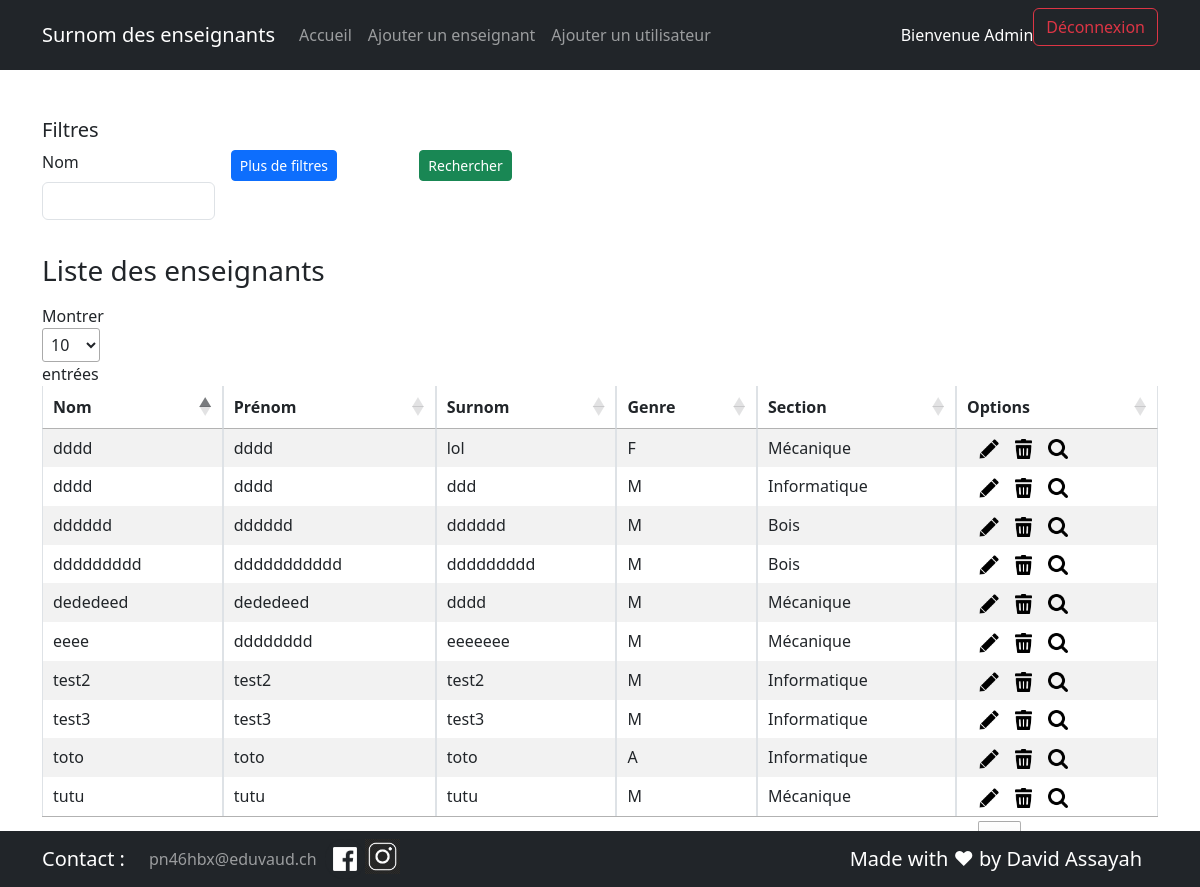
The page / (signed in) on the database its author committed.
### tables this page shows
CREATE TABLE `t_teacher` (
  `idTeacher` int NOT NULL,
  `teaFirstname` varchar(50) NOT NULL,
  `teaName` varchar(50) NOT NULL,
  `teaGender` char(1) NOT NULL,
  `teaNickname` varchar(50) NOT NULL,
  `teaOrigine` text NOT NULL,
  `teaPhoto` varchar(75) NOT NULL,
  `fkSection` int NOT NULL
);

CREATE TABLE `t_section` (
  `idSection` int NOT NULL,
  `secName` varchar(20) NOT NULL
);

### config.php (called while the page is built)
<?php
$configs = array(
    'db'      => "mysql",
    'host'    => "localhost",
    'port'    => "6033",
    'dbname'  => "P_Appro2",
    'charset' => "utf8",
    'user'    => 'root',
);
$configs["dns"] = $configs["db"] . ":host=" . $configs["host"] . ";dbname=" . $configs["dbname"] . ";charset=" . $configs["charset"] . ";port=" . $configs["port"];
return $configs;

### src/Database.php (called while the page is built, shortened)
<?php
include("config.php");
 class Database
{
    private static $instance = null;
    private $connector;
    private function __construct()
    {
        include(__DIR__ . "/utils.php");
        $configs = include(__DIR__ . "/../config.php");
        try {
            $this->connector = new PDO(
                $configs['dns'],
                $configs['user'],
                getPassword()
            );
        } catch (PDOException $e) {
            die('Erreur : ' . $e->getMessage());
        }
    }
    public static function getInstance()
    {
        if (self::$instance == null) {
            self::$instance = new self();
        }
        return self::$instance;
    }
        private function querySimpleExecute($query)
        {
            return $this->connector->query($query);
        }
        private function formatData($req)
        {
            return $req->fetchALL(PDO::FETCH_ASSOC);
        }
        public function getAllTeachers()
        {
            $query = "
                SELECT
                    tt.*,
                    ts.secName AS teaSectionName
                FROM t_teacher tt
                LEFT JOIN t_section ts ON ts.idSection = tt.fkSection
            ";
            $req = $this->querySimpleExecute($query);
            $teachers = $this->formatData($req);
            return $teachers;
        }
    }

### src/utils.php (called while the page is built)
<?php
function getPassword()
{
    $readJSONFile = file_get_contents(__DIR__ . "/../secrets.json");
    $array = json_decode($readJSONFile, TRUE);
    return $array["password"];
}

### src/index.php (the view, shortened to what this page needs)
<?php
include("header.php");
$teachers = $db->getAllTeachers();
?>
<!DOCTYPE html>
<html lang="fr">
<head>
    <link href="./css/style.css" rel="stylesheet">
    <link href="https://cdn.jsdelivr.net/npm/bootstrap@5.3.0-alpha3/dist/css/bootstrap.min.css" rel="stylesheet">
    <link rel="stylesheet" href="https://cdn.datatables.net/1.13.4/css/jquery.dataTables.css" />
</head>
<body>
    <div class="container">
        <fieldset class="mb-2 mt-5">
            <h5>Filtres</h5>
            <form method="GET" action="" class="row g-3">
                <div class="col-2">
                    <label for="search" class="form-label">Nom</label>
                    <input type="text" name="search" id="search" class="form-control">
                </div>
                <div class="col-2">
                    <button type="button" id="more-filters-btn" class="btn btn-sm btn-primary">Plus de filtres</button>
                </div>
                <div class="col-2">
                    <input type="submit" name="submit" value="Rechercher" class="btn btn-success btn-sm">
                </div>
            </form>
            <h3 class="mb-3 mt-3">Liste des enseignants</h3>
            <form action="#" method="post">
                <table id="table-avec-sort" class="table table-striped table-bordered table-sm" cellspacing="0" width="100%">
                    <thead>
                        <tr>
                            <th class="th-sm">
                                Nom
                            </th>
                            <th class="th-sm">
                                Prénom
                            </th>
                            <th class="th-sm">
                                Surnom
                            </th>
                            <th class="th-sm">
                                Genre
                            </th>
                            <th class="th-sm">
                                Section
                            </th>
                            <th class="th-sm">
                                Options
                            </th>
                        </tr>
                    </thead>
                    <tbody>
                        <?php foreach ($teachers as $teacher) { ?>
                            <tr>
                                <td><?php echo $teacher["teaName"] ?></td>
                                <td><?php echo $teacher["teaFirstname"] ?></td>
                                <td><?php echo $teacher["teaNickname"] ?></td>
                                <td><?php echo $teacher["teaGender"] ?></td>
                                <td><?php echo $teacher["teaSectionName"] ?></td>
                                <td class="containerOptions">
                                    <?php if ($_SESSION['userConnected'] >= 1) { ?>
                                        <?php if ($_SESSION['userConnected'] == 1) {
                                        ?>
                                            <a class="link-light" href="updateTeacher.php?idTeacher=<?php echo $teacher["idTeacher"]; ?>">
                                                <img height="20em" src="./img/edit.png" alt="edit">
                                            </a>
                                            <a class="link-light" href="javascript:confirmDelete(<?php echo $teacher["idTeacher"] ?>)">
                                                <img height="20em" src="./img/delete.png" alt="delete">
                                            </a>
                                        <?php } ?>
                                        <a class="link-light" href="detailTeacher.php?idTeacher=<?php echo $teacher["idTeacher"] ?>">
                                            <img height="20em" src="./img/detail.png" alt="detail">
                                        </a>
                                    <?php } ?>
                                </td>
                            </tr>
                        <?php } ?>
                    </tbody>
                </table>
            </form>
    </div>
</body>
</html>
<?php include("footer.php"); ?>

### src/header.php (shortened to what this page needs)
<?php
require_once 'Database.php';
$db = Database::getInstance();
?>
<header>
    <nav class="navbar bg-dark navbar-expand-lg" data-bs-theme="dark">
        <div class="container">
            <a class="navbar-brand">Surnom des enseignants</a>
            <div class="collapse navbar-collapse">
                <ul class="navbar-nav">
                    <?php if ($_SESSION['userConnected'] >= 1) { ?>
                        <li class="nav-item">
                            <a class="nav-link" href="index.php">Accueil</a>
                        </li>
                        <?php if ($_SESSION['userConnected'] == 1) { ?>
                            <li class="nav-item">
                                <a class="nav-link" href="addTeacher.php">Ajouter un enseignant</a>
                            </li>
                            <li class="nav-item">
                                <a class="nav-link" href="addUser.php">Ajouter un utilisateur</a>
                            </li>
                        <?php } ?>
                    <?php } ?>
                </ul>
            </div>
            <?php
            if ($_SESSION['userConnected'] != null) {
                echo "<span style='color:white;'> Bienvenue " . $_SESSION['useLogin'] . "</span>";
                echo "<form class='d-flex' action='' method='post'>";
                echo "<button class='btn btn-outline-danger' type='submit' name='logout'>Déconnexion</button>";
                echo "</form>";
            } ?>
        </div>
    </nav>

### src/footer.php (shortened to what this page needs)
<footer>
    <nav class="navbar bg-dark navbar-expand-lg" data-bs-theme="dark">
        <div class="container">
            <a class="navbar-brand">Contact : </a>
            <div class="collapse navbar-collapse">
                <ul class="navbar-nav">
                    <li class="nav-item">
                        <a class="nav-link" href="mailto:pn46hbx@eduvaud.ch" target="_blank">pn46hbx@eduvaud.ch</a>
                    </li>
                    <li class="nav-item">
                        <a class="link-light" href="https://www.facebook.com" target="_blank">
                            <img height="40em" src="./img/facebook.png" alt="edit">
                        </a>
                    </li>
                    <li class="nav-item">
                        <a class="link-light" href="https://www.instagram.com" target="_blank">
                            <img height="35em" margin-top: 100px src="./img/instagram.png" alt="edit">
                        </a>
                    </li>
                </ul>
            </div>
            <a class="navbar-brand">Made with ♥ by David Assayah </a>
        </div>
    </nav>

### src/css/style.css (style rules this page uses)
footer { position: fixed !important; left: 0 !important; bottom: 0 !important; width: 100% !important; background-color: #f1f1f1 !important; color: #333 !important; text-align: center !important; }
table { width: 100%; border-collapse: collapse; text-align: left; }
th, td { padding: 1vw; border-bottom: #ddd solid 1px; }
.containerOptions a, .user-head a { text-decoration: none; height: 100%; margin-left: 1vw; }
label { display: inline-block; width: 10%; }
.row { min-height: 13%; }

### rows shown on the page
t_teacher: teaName "test2", teaFirstname "test2", teaNickname "test2", teaGender "M", fkSection.secName "Informatique"
t_teacher: teaName "test3", teaFirstname "test3", teaNickname "test3", teaGender "M", fkSection.secName "Informatique"
t_teacher: teaName "toto", teaFirstname "toto", teaNickname "toto", teaGender "A", fkSection.secName "Informatique"
t_teacher: teaName "tutu", teaFirstname "tutu", teaNickname "tutu", teaGender "M", fkSection.secName "Mécanique"
t_teacher: teaName "dddd", teaFirstname "dddd", teaNickname "lol", teaGender "F", fkSection.secName "Mécanique"
t_teacher: teaName "dddd", teaFirstname "dddd", teaNickname "ddd", teaGender "M", fkSection.secName "Informatique"
t_teacher: teaName "dddddd", teaFirstname "dddddd", teaNickname "dddddd", teaGender "M", fkSection.secName "Bois"
t_teacher: teaName "eeee", teaFirstname "dddddddd", teaNickname "eeeeeee", teaGender "M", fkSection.secName "Mécanique"
t_teacher: teaName "ddddddddd", teaFirstname "ddddddddddd", teaNickname "ddddddddd", teaGender "M", fkSection.secName "Bois"
t_teacher: teaName "dededeed", teaFirstname "dededeed", teaNickname "dddd", teaGender "M", fkSection.secName "Mécanique"

### other values the page prints
$_SESSION['useLogin'] "Admin"
